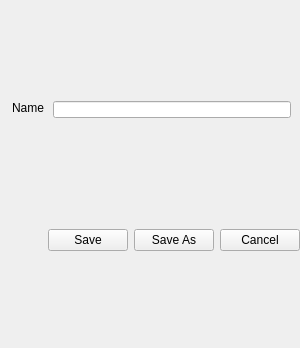
<?xml version="1.0" encoding="UTF-8"?>
<ui version="4.0">
 <class>OgreScriptEditor</class>
 <widget class="QWidget" name="OgreScriptEditor">
  <property name="geometry">
   <rect>
    <x>0</x>
    <y>0</y>
    <width>300</width>
    <height>348</height>
   </rect>
  </property>
  <property name="minimumSize">
   <size>
    <width>300</width>
    <height>200</height>
   </size>
  </property>
  <layout class="QHBoxLayout" name="horizontalLayout">
   <property name="spacing">
    <number>0</number>
   </property>
   <property name="margin">
    <number>0</number>
   </property>
   <item>
    <widget class="QWidget" name="MainWidget" native="true">
     <layout class="QVBoxLayout" name="verticalLayout">
      <property name="margin">
       <number>0</number>
      </property>
      <item>
       <layout class="QVBoxLayout" name="verticalLayoutEditor">
        <property name="topMargin">
         <number>5</number>
        </property>
        <item>
         <widget class="QWidget" name="widgetName" native="true">
          <property name="enabled">
           <bool>true</bool>
          </property>
          <property name="sizePolicy">
           <sizepolicy hsizetype="Expanding" vsizetype="Expanding">
            <horstretch>0</horstretch>
            <verstretch>0</verstretch>
           </sizepolicy>
          </property>
          <property name="minimumSize">
           <size>
            <width>133</width>
            <height>20</height>
           </size>
          </property>
          <property name="maximumSize">
           <size>
            <width>16777215</width>
            <height>35</height>
           </size>
          </property>
          <layout class="QHBoxLayout" name="horizontalLayout_2">
           <item>
            <widget class="QLabel" name="labelName">
             <property name="sizePolicy">
              <sizepolicy hsizetype="Fixed" vsizetype="Fixed">
               <horstretch>0</horstretch>
               <verstretch>0</verstretch>
              </sizepolicy>
             </property>
             <property name="styleSheet">
              <string notr="true">padding-bottom: 3px;
background-color: rgba(255, 255, 255, 0);
          </string>
             </property>
             <property name="text">
              <string>Name</string>
             </property>
            </widget>
           </item>
           <item>
            <widget class="QLineEdit" name="lineEditName"/>
           </item>
          </layout>
         </widget>
        </item>
       </layout>
      </item>
      <item>
       <widget class="QWidget" name="widgetButton" native="true">
        <property name="sizePolicy">
         <sizepolicy hsizetype="Minimum" vsizetype="Fixed">
          <horstretch>0</horstretch>
          <verstretch>0</verstretch>
         </sizepolicy>
        </property>
        <layout class="QHBoxLayout" name="horizontalLayout_3">
         <property name="leftMargin">
          <number>0</number>
         </property>
         <property name="rightMargin">
          <number>0</number>
         </property>
         <item>
          <spacer name="horizontalSpacer">
           <property name="orientation">
            <enum>Qt::Horizontal</enum>
           </property>
           <property name="sizeHint" stdset="0">
            <size>
             <width>40</width>
             <height>20</height>
            </size>
           </property>
          </spacer>
         </item>
         <item>
          <widget class="QPushButton" name="buttonSave">
           <property name="sizePolicy">
            <sizepolicy hsizetype="Fixed" vsizetype="Fixed">
             <horstretch>0</horstretch>
             <verstretch>0</verstretch>
            </sizepolicy>
           </property>
           <property name="text">
            <string>Save</string>
           </property>
          </widget>
         </item>
         <item>
          <widget class="QPushButton" name="buttonSaveAs">
           <property name="sizePolicy">
            <sizepolicy hsizetype="Fixed" vsizetype="Fixed">
             <horstretch>0</horstretch>
             <verstretch>0</verstretch>
            </sizepolicy>
           </property>
           <property name="text">
            <string>Save As</string>
           </property>
          </widget>
         </item>
         <item>
          <widget class="QPushButton" name="buttonCancel">
           <property name="sizePolicy">
            <sizepolicy hsizetype="Fixed" vsizetype="Fixed">
             <horstretch>0</horstretch>
             <verstretch>0</verstretch>
            </sizepolicy>
           </property>
           <property name="text">
            <string>Cancel</string>
           </property>
          </widget>
         </item>
        </layout>
       </widget>
      </item>
     </layout>
    </widget>
   </item>
  </layout>
 </widget>
 <resources/>
 <connections/>
</ui>
